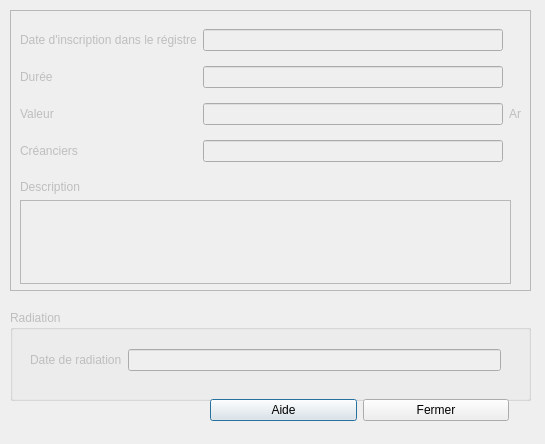
<?xml version="1.0" encoding="UTF-8"?>
<ui version="4.0">
 <class>Dialog</class>
 <widget class="QDialog" name="Dialog">
  <property name="geometry">
   <rect>
    <x>0</x>
    <y>0</y>
    <width>545</width>
    <height>444</height>
   </rect>
  </property>
  <property name="windowTitle">
   <string>Hypothèque sur le certificat</string>
  </property>
  <widget class="QFrame" name="frame">
   <property name="enabled">
    <bool>false</bool>
   </property>
   <property name="geometry">
    <rect>
     <x>10</x>
     <y>10</y>
     <width>521</width>
     <height>281</height>
    </rect>
   </property>
   <property name="frameShape">
    <enum>QFrame::StyledPanel</enum>
   </property>
   <property name="frameShadow">
    <enum>QFrame::Raised</enum>
   </property>
   <widget class="QWidget" name="gridLayoutWidget">
    <property name="geometry">
     <rect>
      <x>10</x>
      <y>10</y>
      <width>501</width>
      <height>152</height>
     </rect>
    </property>
    <layout class="QGridLayout" name="gridLayout">
     <item row="2" column="1">
      <widget class="QLineEdit" name="lineEditValeur"/>
     </item>
     <item row="0" column="1">
      <widget class="QLineEdit" name="lineEditDateInscri"/>
     </item>
     <item row="2" column="0">
      <widget class="QLabel" name="label_3">
       <property name="text">
        <string>Valeur</string>
       </property>
      </widget>
     </item>
     <item row="0" column="0">
      <widget class="QLabel" name="label">
       <property name="text">
        <string>Date d'inscription dans le régistre</string>
       </property>
      </widget>
     </item>
     <item row="3" column="1">
      <widget class="QLineEdit" name="lineEdit_4"/>
     </item>
     <item row="3" column="0">
      <widget class="QLabel" name="label_4">
       <property name="text">
        <string>Créanciers</string>
       </property>
      </widget>
     </item>
     <item row="1" column="1">
      <widget class="QLineEdit" name="lineEditDuree"/>
     </item>
     <item row="1" column="0">
      <widget class="QLabel" name="label_2">
       <property name="text">
        <string>Durée</string>
       </property>
      </widget>
     </item>
     <item row="2" column="2">
      <widget class="QLabel" name="label_5">
       <property name="text">
        <string>Ar</string>
       </property>
      </widget>
     </item>
    </layout>
   </widget>
   <widget class="QWidget" name="verticalLayoutWidget">
    <property name="geometry">
     <rect>
      <x>10</x>
      <y>170</y>
      <width>491</width>
      <height>104</height>
     </rect>
    </property>
    <layout class="QVBoxLayout" name="verticalLayout">
     <item>
      <widget class="QLabel" name="label_6">
       <property name="text">
        <string>Description</string>
       </property>
      </widget>
     </item>
     <item>
      <widget class="QTextEdit" name="textEditDesc"/>
     </item>
    </layout>
   </widget>
  </widget>
  <widget class="QGroupBox" name="groupBox">
   <property name="enabled">
    <bool>false</bool>
   </property>
   <property name="geometry">
    <rect>
     <x>10</x>
     <y>310</y>
     <width>521</width>
     <height>91</height>
    </rect>
   </property>
   <property name="title">
    <string>Radiation</string>
   </property>
   <widget class="QWidget" name="gridLayoutWidget_2">
    <property name="geometry">
     <rect>
      <x>20</x>
      <y>30</y>
      <width>471</width>
      <height>41</height>
     </rect>
    </property>
    <layout class="QGridLayout" name="gridLayout_2">
     <item row="0" column="0">
      <widget class="QLabel" name="label_7">
       <property name="text">
        <string>Date de radiation</string>
       </property>
      </widget>
     </item>
     <item row="0" column="1">
      <widget class="QLineEdit" name="lineEditDateRediation"/>
     </item>
    </layout>
   </widget>
  </widget>
  <widget class="QWidget" name="horizontalLayoutWidget">
   <property name="geometry">
    <rect>
     <x>210</x>
     <y>390</y>
     <width>299</width>
     <height>41</height>
    </rect>
   </property>
   <layout class="QHBoxLayout" name="horizontalLayout">
    <item>
     <widget class="QPushButton" name="btnAide">
      <property name="text">
       <string>Aide</string>
      </property>
     </widget>
    </item>
    <item>
     <widget class="QPushButton" name="btnFermer">
      <property name="text">
       <string>Fermer</string>
      </property>
     </widget>
    </item>
   </layout>
  </widget>
 </widget>
 <resources/>
 <connections/>
</ui>
